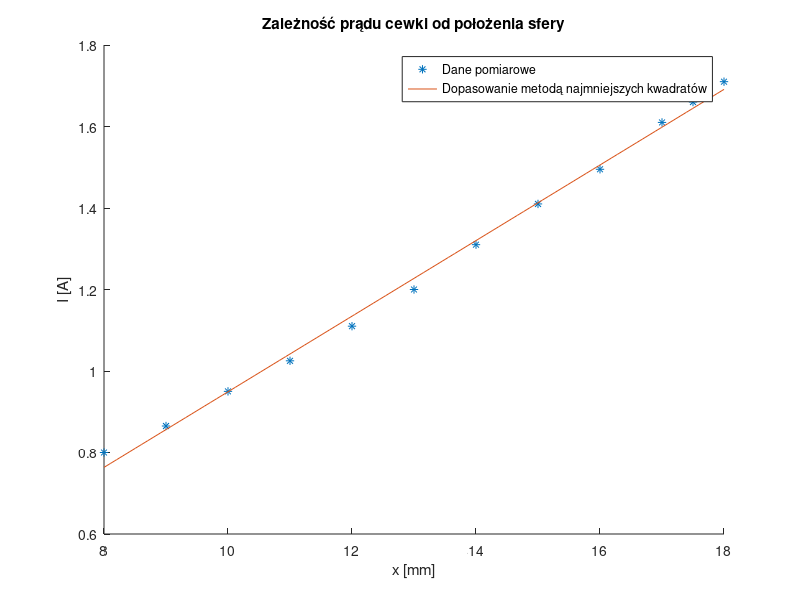
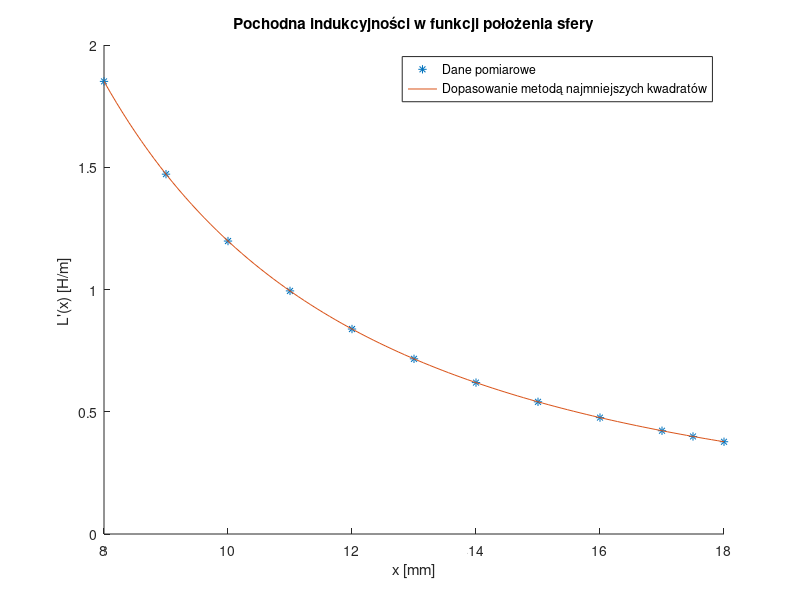

The MATLAB script that drew these images, in order:
clear all; close all;
load identyfikacja_indukcyjnosc


%Based on: https://www.mathworks.com/help/matlab/data_analysis/linear-regression.html
%Linear regression for y = ax + b -> Y = AB
Y = prad_A;
A = [x_mm ones(length(x_mm), 1)];
% will be B = [a b];
B = A\Y;
a = B(1) 
b = B(2)


%Check results - plot data on one figure
x = linspace(x_mm(1), x_mm(end));
y = a*x+b;

figure
hold on;
plot(x_mm, prad_A, '*', x, y);
title('Zależność prądu cewki od położenia sfery');
xlabel('x [mm]');
ylabel('I [A]');
legend('Dane pomiarowe','Dopasowanie metodą najmniejszych kwadratów');



%Try to find L'(x) = -2*mg*10^-3 / (ax+b)^2
m = 55; %g
g = 9.81; %m/s^2s

Lprim = -(2*m*g*(10^-3))./((a*x+b).^2);
Lprim_dosw = -(2*m*g*(10^-3))./((a*x_mm+b).^2);

figure
hold on;
plot(x_mm, -Lprim_dosw, '*', x, -Lprim);
title('Pochodna indukcyjności w funkcji położenia sfery');
xlabel('x [mm]');
ylabel('L''(x) [H/m] ');
legend('Dane pomiarowe','Dopasowanie metodą najmniejszych kwadratów');


